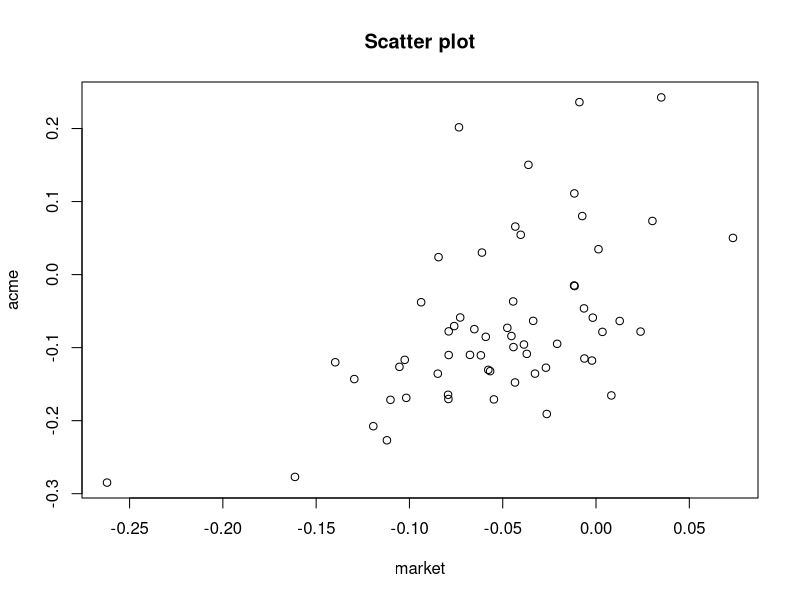
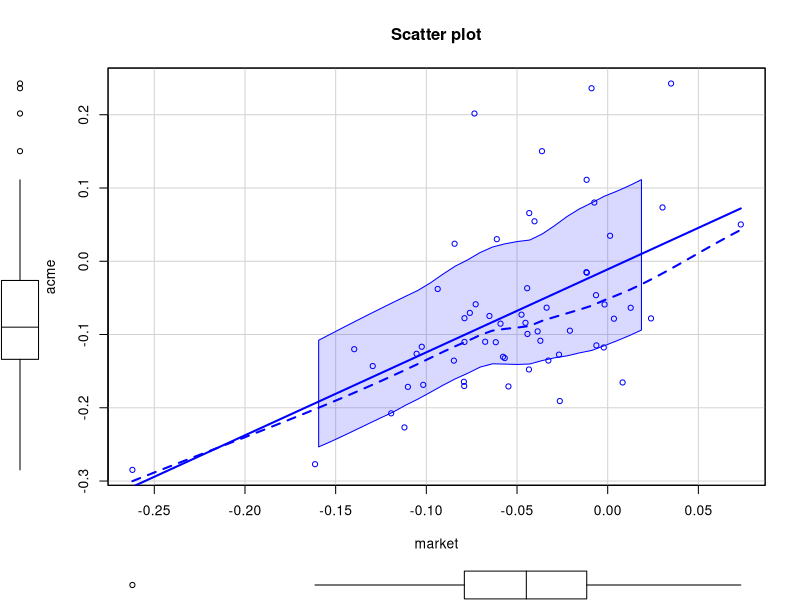

R code for these plots, in order:
# Mateusz Hurbol, Piotr Kotara, Piotr Matlag

# Zadanie 3
plot(boot::acme$acme ~ boot::acme$market, main="Scatter plot", xlab="market", ylab="acme")

library("car")
scatterplot(boot::acme$acme ~ boot::acme$market, main="Scatter plot", xlab="market", ylab="acme")
